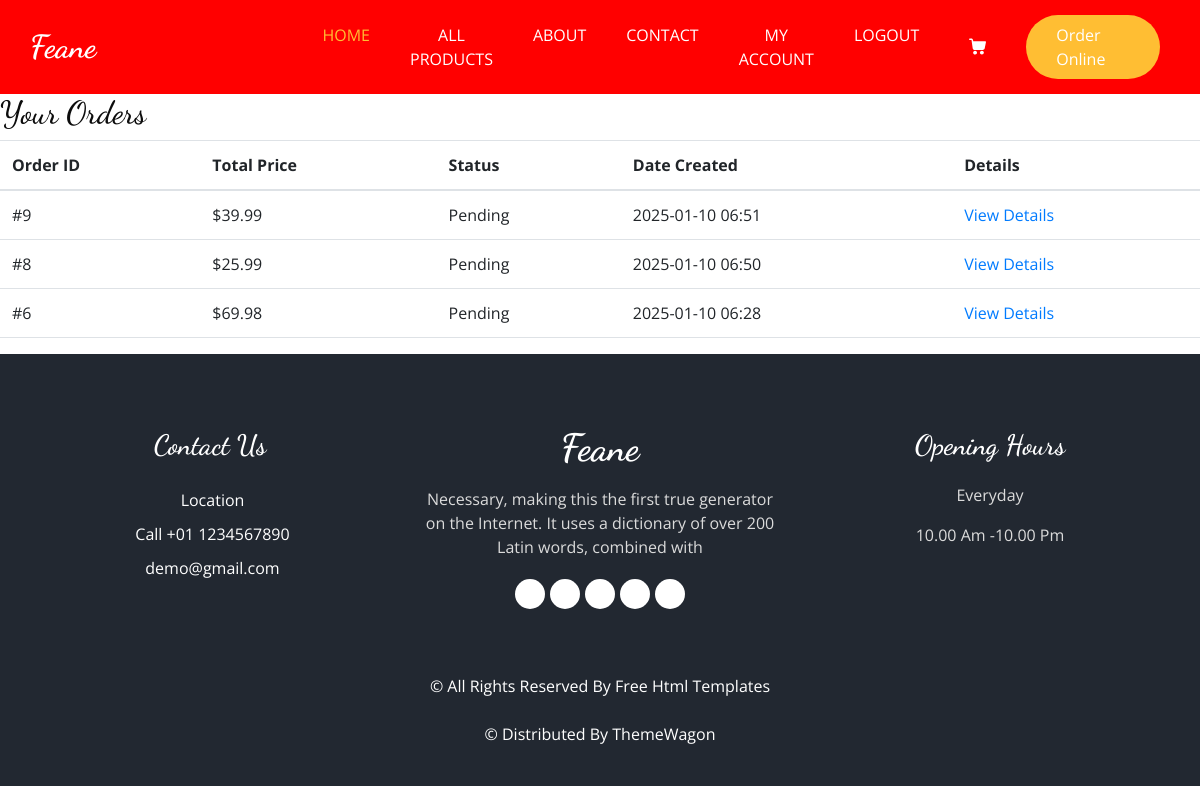
Screenshot of /my-account/ (signed in) with the database file from the repository.
### ecomm_app/models.py (models this page shows, shortened)
class Order(models.Model):
    user = models.ForeignKey(get_user_model(), on_delete=models.CASCADE)
    total_price = models.DecimalField(max_digits=10, decimal_places=2)
    ordered_at = models.DateTimeField(auto_now_add=True)
    status = models.CharField(max_length=50, default='Pending')
    billing_address = models.CharField(max_length=255)
    shipping_address = models.CharField(max_length=255)
    shipping_method = models.ForeignKey(ShippingMethod, on_delete=models.SET_NULL, null=True)
    payment_method = models.ForeignKey(PaymentMethod, on_delete=models.SET_NULL, null=True)

### ecomm_app/views.py (the view)
# urls.py: path('my-account/', views.my_account, name='my_account'),
@login_required
def my_account(request):
    orders = Order.objects.filter(user=request.user).order_by('-ordered_at')  # Order by most recent
    return render(request, 'ecomm/my_account.html', {'orders': orders})

### ecomm_app/templates/ecomm/my_account.html
{% extends "ecomm/base.html" %}
{% block content %}
  <div class="account-container">
    <h2>Your Orders</h2>
    {% if orders %}
      <table class="table">
        <thead>
          <tr>
            <th>Order ID</th>
            <th>Total Price</th>
            <th>Status</th>
            <th>Date Created</th>
            <th>Details</th>
          </tr>
        </thead>
        <tbody>
          {% for order in orders %}
            <tr>
              <td>#{{ order.id }}</td>
              <td>${{ order.total_price }}</td>
              <td>{{ order.status }}</td>
              <td>{{ order.ordered_at|date:"Y-m-d H:i" }}</td>
              <td><a href="{% url 'order_details' order.id %}">View Details</a></td>
            </tr>
          {% endfor %}
        </tbody>
      </table>
    {% else %}
      <p>You have no orders yet.</p>
    {% endif %}
  </div>
{% endblock %}

### ecomm_app/static/css/style.css (style rules this page uses)
body { font-family: "Open Sans", sans-serif; color: #0c0c0c; background-color: #ffffff; overflow-x: hidden; }
h1, h2 { font-family: 'Dancing Script', cursive; }
a, a:hover, a:focus { text-decoration: none; }

### rows the page displays
Order: id "9", total_price "39.99", status "Pending", ordered_at "2025-01-10 06:51"
Order: id "8", total_price "25.99", status "Pending", ordered_at "2025-01-10 06:50"
Order: id "6", total_price "69.98", status "Pending", ordered_at "2025-01-10 06:28"
